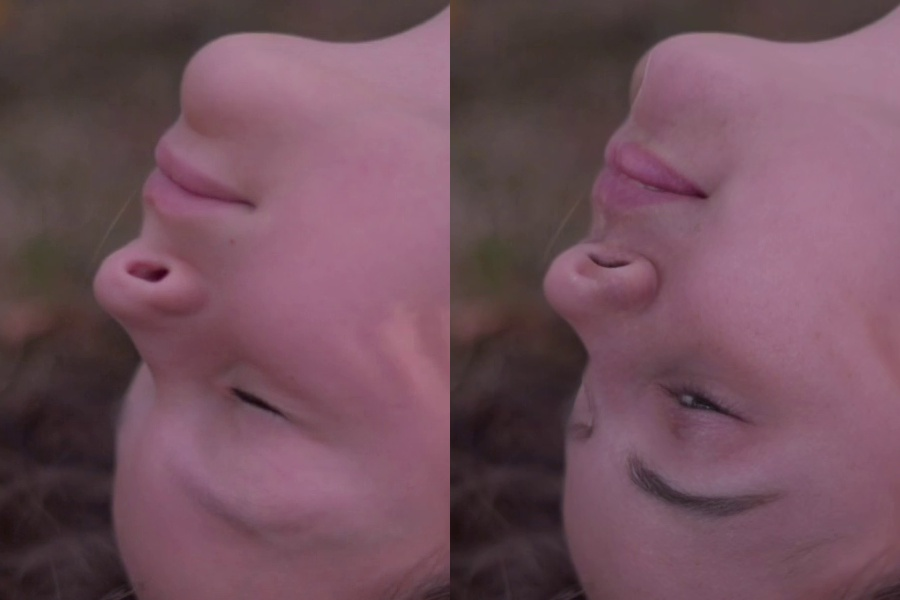
#> input picture temp/test_s3/comp_10.jpg, 900 x 600 px; its folder holds only this picture in this run
$ python -i enhance_common.py   (imports and definitions only)   (older library calls are emulated)
#> lines starting #> are read from the running program, lines starting #| are printed output that depends on the picture; after the words box and inside, x2 and y2 are one past the last pixel; in counts of white or black regions, pixels touching at a corner belong together
"""Shared post-processing contract for the face restorers.

Every enhancer here ends the same three lines — clip to [-1, 1], rescale to
[0, 255], cast to uint8 — and hands back `(frame, scale_factor)`. Two things
about that ending are traps, and both were found the expensive way in GPEN
before being written down here.
"""

import contextlib

import cv2
import numpy as np


_CRISP_KERNEL = np.array(
    [[0.0, -1.0, 0.0],
     [-1.0, 5.0, -1.0],
     [0.0, -1.0, 0.0]], dtype=np.float32)


# ── Precomputed tables for the soft-knee detail curve ─────────────────────
# The knee is evaluated on `ref - bilateral(ref)`, and both operands are uint8
# — so the difference is an INTEGER in [-255, 255] and the curve can only ever
# take 511 distinct values. It was written with np.where, which computes BOTH
# branches over every pixel: a full sign(), abs() and tanh() pass over
# 512x512x3 to decide the ~1% of pixels that are actually over the knee.
# Measured on a 512px crop with cv2 single-threaded (which is how the workers
# run it, see ProcessMgr): 12.5 ms for the knee against 2.2 ms for the
# bilateral filter it post-processes.
#
# The table is built with the identical float32 expression, so `lut[d + 255]`
# is bit-for-bit what np.where returned, and the strength multiply is folded in
# because it is a per-call constant. Keyed by the curve's own parameters so the
# GPEN (12.0 / 3.0) and Restore (10.0 / 2.5) profiles each get their own.
_KNEE_LUTS = {}


# [32 lines left out: functions _knee_lut, _inject_bilateral_detail, not called in this run]


# The eye ellipse pair, its feather and the box they live in depend only on the
# crop size and the template, and the strength is a per-profile constant — so
# the whole `eye_mask * strength` term is the same array on every call for a
# given enhancer. Building it per face cost an ellipse rasterisation, a Gaussian
# blur and two more full-size multiplies for a result that never changed.
_EYE_MASK_CACHE = {}


# The two eye keypoints of the warp template the enhancer aligned this crop to
# (the same numbers as face_util.WARP_TEMPLATES), so on that crop they land on
# the eyes by construction — force_align guarantees the crop is in one of these
# two spaces before the finish runs.
_EYE_TEMPLATE_KPS = {
    'ffhq_512':       ((0.37691676, 0.46864664), (0.62285697, 0.46912813)),
    'arcface_112_v2': ((0.34191607, 0.46157411), (0.65653393, 0.45983393)),
}


def _eye_region(h, w, template, strength):
    """`(weight, (x0, y0, x1, y1), sigma)` — the feathered eye mask, the box it
    lives in, and the sharpening radius for this crop size. None when the crop
    is too small to place a pair of eyes on.
    """
    key = (h, w, template, float(strength))
    cached = _EYE_MASK_CACHE.get(key)
    if cached is not None:
        return cached

    centres = [(fx * w, fy * h) for fx, fy
               in _EYE_TEMPLATE_KPS.get(template,
                                        _EYE_TEMPLATE_KPS['arcface_112_v2'])]
    # Radii from the template's OWN interocular distance, at the fractions
    # apply_eyes_area measured an eye at (0.21x IOD across, 0.13x tall). The
    # fixed `0.115 w` x `0.075 h` this replaces was 2.3x an eye wide and 2.4x
    # its height on ffhq_512: the two ellipses met over the nose bridge and
    # reached the temples, so once the feather was added the "eye" region was a
    # 264 x 98 px band straight across the middle of a 512 crop — brows,
    # sockets and upper cheeks included. It also ignored the template it was
    # handed, sizing the much wider arcface pair identically.
    iod = abs(centres[1][0] - centres[0][0])
    rx = int(round(iod * 0.21))
    ry = int(round(iod * 0.13))
    if rx < 2 or ry < 2:
        return None

    feather = int(max(rx, ry) * 0.4) | 1
    pad = feather + 4
    x0 = max(0, int(min(c[0] for c in centres) - rx - pad))
    x1 = min(w, int(max(c[0] for c in centres) + rx + pad) + 1)
    y0 = max(0, int(min(c[1] for c in centres) - ry - pad))
    y1 = min(h, int(max(c[1] for c in centres) + ry + pad) + 1)
    if x1 - x0 < 8 or y1 - y0 < 8:
        return None

    mask = np.zeros((y1 - y0, x1 - x0), dtype=np.float32)
    for cx, cy in centres:
        cv2.ellipse(mask, (int(round(cx)) - x0, int(round(cy)) - y0),
                    (rx, ry), 0, 0, 360, 1.0, -1)
    mask = cv2.GaussianBlur(mask, (feather, feather), 0)

    # 1.0 px at the 512-crop reference size, scaled with the eye so a 256 and a
    # 1024 crop get the same effect on screen.
    cached = (mask * float(strength), (x0, y0, x1, y1), max(0.8, rx / 26.0))
    _EYE_MASK_CACHE[key] = cached
    return cached


# [172 lines left out: functions is_usable, sized, inject_reference_detail, apply_anti_halo_sharpen, not called in this run]


def enhance_eyes_clarity(img, template='ffhq_512', kps=None, strength=0.55):
    """Sharpen the eyes — lashes, lid line, iris and pupil edge — and nothing else.

    Neural face restorers leave eyes slightly milky, so lifting their detail
    back is worth doing. What this must NOT do is change the TONE of the region,
    and the first version did exactly that: it ran CLAHE over the whole crop's L
    channel and blended the result into a feathered ellipse pair. CLAHE is a
    local histogram equalisation — it redistributes a region's levels, so its
    output differs from the input by a large LOW-FREQUENCY term, not just by
    detail. Measured on the two frames this was reported from, CLAHE at the
    shipped settings (clipLimit 1.8, 4x4 tiles) moved L over the eye ellipses by
    +28.5 and +23.4 levels on average; at the shipped 0.48 blend that is a
    +12.5 / +10.5 level brightening painted into an oval and feathered at its
    rim. That is the halo the docstring promised could not form: periocular skin
    several levels lighter than the skin around it, with the mask's own blur as
    the only edge between them. The "anti-halo" clamp never saw it, because it
    bounded the sharpen against CLAHE's OWN erode/dilate — which says nothing
    about how far the tone had already moved from the input.

    So the tonal stage is gone. What remains is a high-pass, zero-mean by
    construction, clamped to the ORIGINAL L's 3x3 min/max envelope: a pixel can
    never leave the range its immediate neighbours already span, so there is no
    overshoot at any radius for the feather to spread into a ring. Catchlights
    and pupil depth survive because they ARE local edges; flat periocular skin,
    where the envelope is a couple of levels wide, is left alone.

    `kps` is accepted and unused — the crop is template-aligned, so the eye
    positions are known from the template rather than from the face.
    """
    if strength <= 0 or img is None or getattr(img, 'ndim', 0) != 3:
        return img
    h, w = img.shape[:2]
    region = _eye_region(h, w, template, strength)
    if region is None:
        return img
    weight, (x0, y0, x1, y1), sigma = region

    # Only the eye box is converted, filtered and written back. The old version
    # ran a CLAHE, an erode, a dilate and a blur across the whole 512 plane to
    # use 5% of it, and round-tripped every pixel through BGR->LAB->BGR — which
    # is lossy, so pixels the mask gave zero weight still came back a level or
    # two different from what was handed in.
    lab = cv2.cvtColor(img[y0:y1, x0:x1], cv2.COLOR_BGR2LAB)
    L = lab[:, :, 0].astype(np.float32)

    kernel = cv2.getStructuringElement(cv2.MORPH_RECT, (3, 3))
    L_min = cv2.erode(L, kernel)
    L_max = cv2.dilate(L, kernel)

    sharp = L + 0.9 * (L - cv2.GaussianBlur(L, (0, 0), sigmaX=sigma))
    np.clip(sharp, L_min, L_max, out=sharp)

    sharp -= L
    sharp *= weight
    sharp += L
    lab[:, :, 0] = np.clip(sharp, 0, 255).astype(np.uint8)

    out = img.copy()
    out[y0:y1, x0:x1] = cv2.cvtColor(lab, cv2.COLOR_LAB2BGR)
    return out


# [205 lines left out: functions enhance_gpen_ultimate, enhance_restore_ultra, looks_collapsed, exclusive, luma_only_recolour, luma_only_recolour_tensor and 2 more, not called in this run]

>>> import cv2
>>> picture = cv2.imread('../../../temp/test_s3/comp_10.jpg')
#> picture is the input picture: shape (600, 900, 3); mean B, G, R 92, 80.2, 113.4
>>> result = enhance_eyes_clarity(picture)
#> after the loop in _eye_region, `for cx, cy in centres:`:
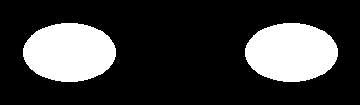
#> mask: shape (105, 360) float32; values 0 (black) and 1 (white), 22.8% white; 2 white regions, box (x1, y1, x2, y2) and area: (23, 23, 116, 82) 4315, (245, 23, 338, 82) 4315
#> in enhance_eyes_clarity, `lab = cv2.cvtColor(img[y0:y1, x0:x1], cv2.COLOR_BGR2LAB)`: lab: shape (105, 360, 3); mean of channels 0, 1, 2 105.9, 146.1, 127.4
#> in enhance_eyes_clarity, `L = lab[:, :, 0].astype(np.float32)`:
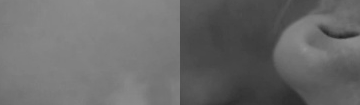
#> L: shape (105, 360) float32; min 33, max 146, mean 105.9
#> in enhance_eyes_clarity, `sharp -= L`:
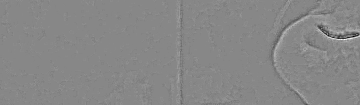
#> sharp: shape (105, 360) float32; min -17, max 15, mean 0.00145; drawn with min black and max white
#> in enhance_eyes_clarity, `lab[:, :, 0] = np.clip(sharp, 0, 255).astype(np.uint8)`: lab: shape (105, 360, 3); mean of channels 0, 1, 2 105.8, 146.1, 127.4
#> in enhance_eyes_clarity, `out[y0:y1, x0:x1] = cv2.cvtColor(lab, cv2.COLOR_LAB2BGR)`: out: shape (600, 900, 3); 5.26% of pixels changed, all inside (x1, y1, x2, y2) = (270, 229, 630, 334)
